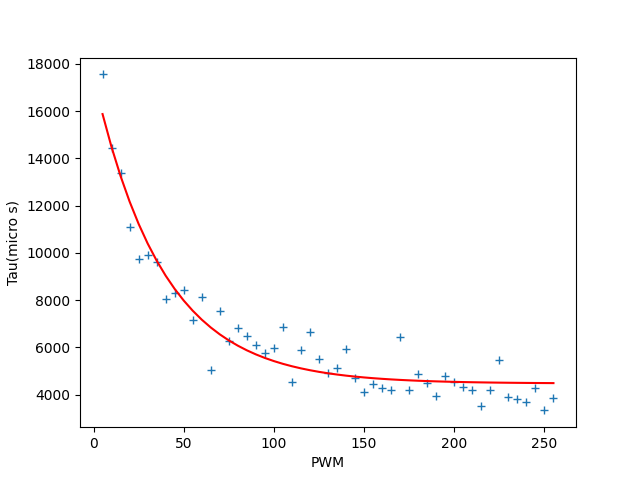

Python code for this plot:
import codecs
import numpy as np
import matplotlib.pyplot as plt
from scipy.optimize import curve_fit

UP = True

def exp(x, a, b, c):
    return a * np.exp(b * x) + c

def load_variables(name_file_x: str) -> (np.array,np.array):
    f = codecs.open(name_file_x, "r", "utf-8")

    temp = f.read() # read file
    temp = temp.rsplit('\r\n')
    
    analog = [[],]
    time_arr = [[],]
    pwm = []
    i = 0;
    counter = 0;
    flag = 0;
    for line in temp:
        s = line.rsplit(" ")
        if s[0]=='PWM:':
            pwm.append(float(s[1]))
            if counter > 0:
                analog.append([])
                time_arr.append([])
                i+=1
            counter+=1
            continue
        elif s[0]=='-1':
            
            continue
        
        analog[i].append(s[0])
        time_arr[i].append(s[1])
            
        
    
    #analog = np.array(analog, dtype=np.float64)
    #time_arr = np.array(time_arr, dtype=np.float64)

    return (analog,time_arr,pwm)

def get63(max_array):
    return max_array*0.63

def get_stable_vals(values):
    sum = 0
    i = 0
    while i < 6:  #To get the sum of the last 5 numbers of x
        sum += float(values[len(values)-1-i])
        i+=1
    return sum/6

def computeTau(analog, time_arr):
    val_63 = get63(get_stable_vals(analog))
    i=1
    while  i  < len(analog):
        if (float(analog[i-1]) <= val_63) and (float(analog[i]) >= val_63):
            analog_amp = float(analog[i])-float(analog[i-1])
            time_arr_amp = float(time_arr[i])-float(time_arr[i-1])
            aux = val_63 - float(analog[i-1])
            return ((aux*time_arr_amp)/analog_amp) + float(time_arr[i-1])
        i+=1
    return -1

def computeTauDown(analog, time_arr):
    stable = get_stable_vals(analog)
    maximize = float(analog[0])
    interval = maximize-stable
    val_37 = interval*0.37
    i = 1
    while i < len(analog):
        if (float(analog[i-1]) >= val_37+stable) and (float(analog[i]) <= val_37+stable):
            analog_amp = float(analog[i])-float(analog[i-1])
            time_arr_amp = float(time_arr[i])-float(time_arr[i-1])
            slope = time_arr_amp/analog_amp
            b = float(time_arr[i])-slope*float(analog[i])
            point = val_37+stable
            return slope*point+b
        i+=1
    return 1
    
def createArrayTau(analog, time_arr):
    i = 0
    tau = []
    while i<len(analog):
        tau.append(computeTau(analog[i], time_arr[i]))
        i+=1
    
    return tau

def createArrayTauDown(analog, time_arr):
    i = 1
    tau = []
    while i<len(analog):
        tau.append(computeTauDown(analog[i], time_arr[i]))
        i+=1
    
    return tau

if UP:
    analog,time_arr,pwm = load_variables("new_b.txt")
    tau = createArrayTau(analog, time_arr)
    tau = tau[1:]
    pwm = pwm[1:]
    pwm = np.array(pwm)
    tau = np.array(tau)
    coef_tau, _ = curve_fit(exp, pwm, tau, bounds=([0, -np.inf, 0],[np.inf, 0, np.inf]))
    print('tau_{}: y = {} e^( {} x) + {}'.format(type, *coef_tau))
    
    
    plt.figure()
    plt.plot(pwm,tau, '+')
    plt.plot(pwm, exp(pwm, *coef_tau), 'r')
    plt.xlabel('PWM')
    plt.ylabel('Tau(micro s)')
    plt.show()
